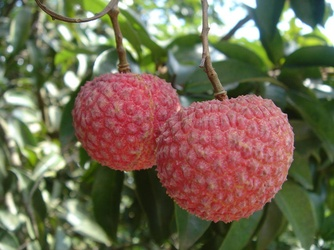
%> input picture Homework/Extract-Center-of-Mass/dataset/image.jpg, 334 x 250 px, shrunk from 855 x 641 before the run
$ octave main.m   (GNU Octave 9; MATLAB toolbox functions it lacks are replaced by stand-ins)
%> lines starting %> are read from the running program, lines starting %| are printed output that depends on the picture; in (x1, y1, x2, y2) boxes, pixels count from 0 and x2, y2 are one past the last pixel; in counts of white or black regions, pixels touching at a corner belong together; the program's own positions count from 1
%% init GIFWriter
clear all;
addpath('../dataset/');
gif_writer = GIFWriter;
gif_writer.init('../results/lizhi.gif', true);
%% read image
I = imread('image.jpg');
%> I is the input picture: size 250x334x3 uint8; mean R, G, B 116.1, 106.4, 82.8
gif_writer.addImage(I, '原图', 2);
%% convert image to hsv space to get coarse mask
h_thresh = [0.03, 0.95];
hsv = rgb2hsv(I);
%> hsv: size 250x334x3 double; mean H, S, V 0.356, 0.426, 0.505
h = hsv(:, :, 1);
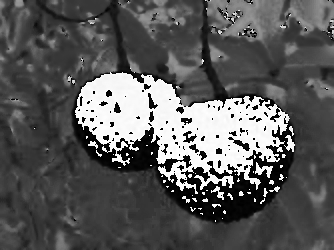
%> h: size 250x334 double; min 0, max 0.999, mean 0.356
s = hsv(:, :, 2);
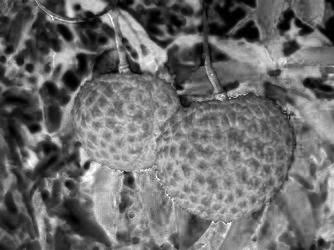
%> s: size 250x334 double; min 0, max 1, mean 0.426
H_mask = zeros(size(h));
H_mask(h < h_thresh(1)) = 1;
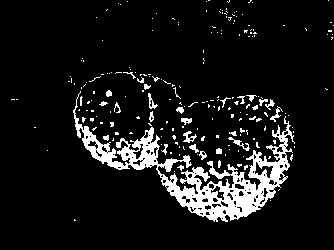
%> H_mask: size 250x334 double; values 0 (black) and 1 (white), 9.2% white; 213 white regions (184 under 20 px), largest, box (x1, y1, x2, y2) and area: (73, 91, 295, 222) 5981, (228, 137, 250, 151) 76, (183, 131, 197, 143) 75
H_mask(h > h_thresh(2)) = 1;
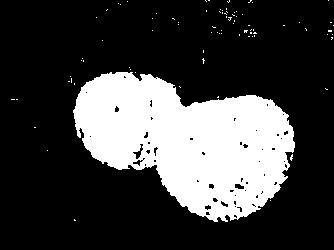
%> H_mask: size 250x334 double; values 0 (black) and 1 (white), 25.1% white; 83 white regions (82 under 20 px), largest, box (x1, y1, x2, y2) and area: (73, 72, 295, 222) 20760
S_mask = zeros(size(s));
S_mask(s > 0.05) = 1;
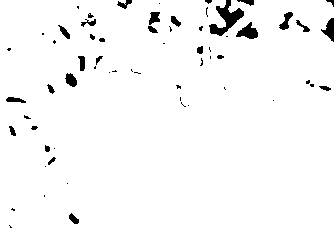
%> S_mask: size 250x334 double; values 0 (black) and 1 (white), 97.1% white; 63 black regions (35 under 20 px), largest, box (x1, y1, x2, y2) and area: (209, 0, 244, 36) 498, (236, 22, 258, 39) 207, (321, 18, 334, 42) 162
BW = H_mask .* S_mask;
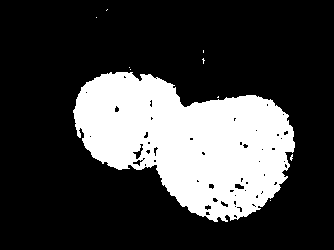
%> BW: size 250x334 double; values 0 (black) and 1 (white), 24.9% white; 10 white regions (9 under 20 px), largest, box (x1, y1, x2, y2) and area: (73, 72, 295, 222) 20758

gif_writer.addImage(BW, '二值化', 2);
%% dilate to fill the gaps
SE1 = strel('sphere',6);
%> (the run ends here)
